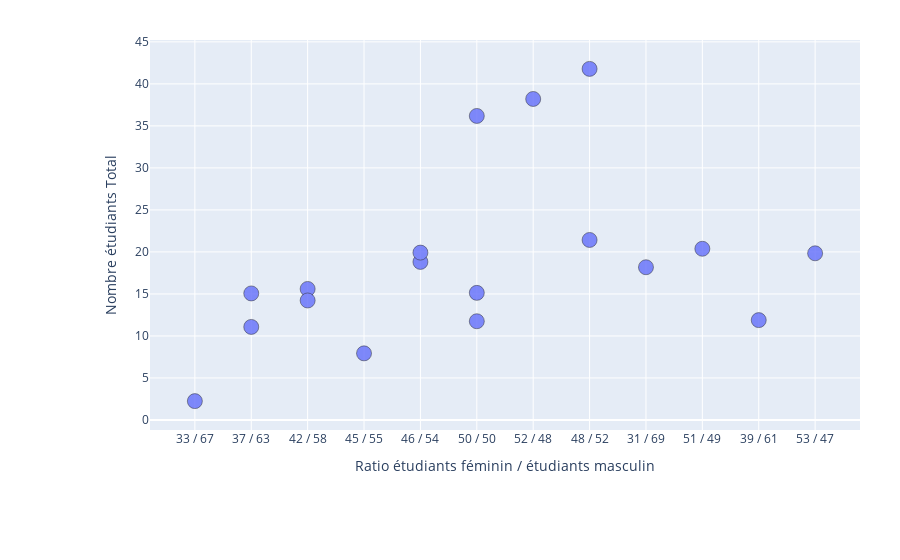

Write notebook code for a chart like this one.
### Code cell
figure={
            'data': [
                go.Scatter(
                    x=df["female_male_ratio"],
                    y=df["num_students"],
                    text=df["university_name"],
                    mode='markers',
                    opacity=0.8,
                    marker={
                        'size': 15,
                        'line': {'width': 0.5, 'color': 'black'}
                    },
                    #name= i
                ) #for i in df.university_name.unique()
            ],
            'layout': go.Layout(
                xaxis={'title': 'Ratio étudiants féminin / étudiants masculin'},
                yaxis={'title': 'Nombre étudiants Total'},
                margin={'l': 150, 'b': 130, 't': 40, 'r': 40},
                legend={'x': 0, 'y': 1},
                hovermode='closest'
            )
        }
iplot(figure)

### Figure 1 — Plotly figure (JSON) as saved in the notebook; plotly's stock layout.template omitted (floating-point values rounded to 4 significant figures)
{"data": [{"marker": {"line": {"color": "black", "width": 0.5}, "size": 15}, "mode": "markers", "opacity": 0.8, "text": ["California Institute of Technology", "Massachusetts Institute of Technology", "Stanford University", "Princeton University", "University of Cambridge", "University of Oxford", "University of California, Berkeley", "Imperial College London", "Yale University", "University of California, Los Angeles", "University of Chicago", "Johns Hopkins University", "Cornell University", "ETH Zurich – Swiss Federal Institute of Technology Zurich", "University of Michigan", "University of Pennsylvania", "Carnegie Mellon University", "University of Hong Kong"], "type": "scatter", "x": ["33 / 67", "37 / 63", "42 / 58", "45 / 55", "46 / 54", "46 / 54", "50 / 50", "37 / 63", "50 / 50", "52 / 48", "42 / 58", "50 / 50", "48 / 52", "31 / 69", "48 / 52", "51 / 49", "39 / 61", "53 / 47"], "y": [2.243, 11.07, 15.6, 7.929, 18.81, 19.92, 36.19, 15.06, 11.75, 38.21, 14.22, 15.13, 21.42, 18.18, 41.79, 20.38, 11.88, 19.84]}], "layout": {"hovermode": "closest", "legend": {"x": 0, "y": 1}, "margin": {"b": 130, "l": 150, "r": 40, "t": 40}, "xaxis": {"title": {"text": "Ratio étudiants féminin / étudiants masculin"}}, "yaxis": {"title": {"text": "Nombre étudiants Total"}}}}
